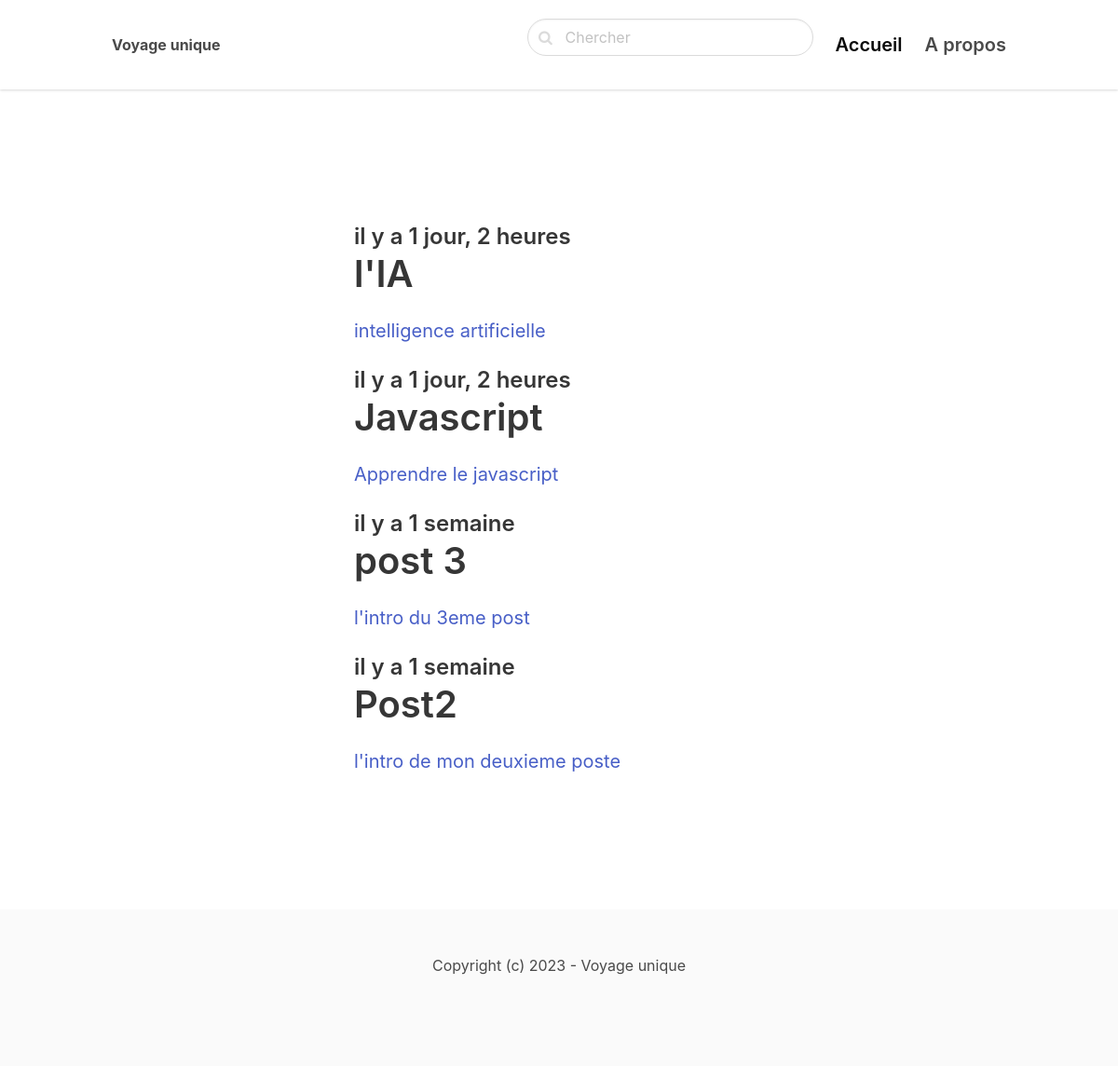
Before: / with the older database file.
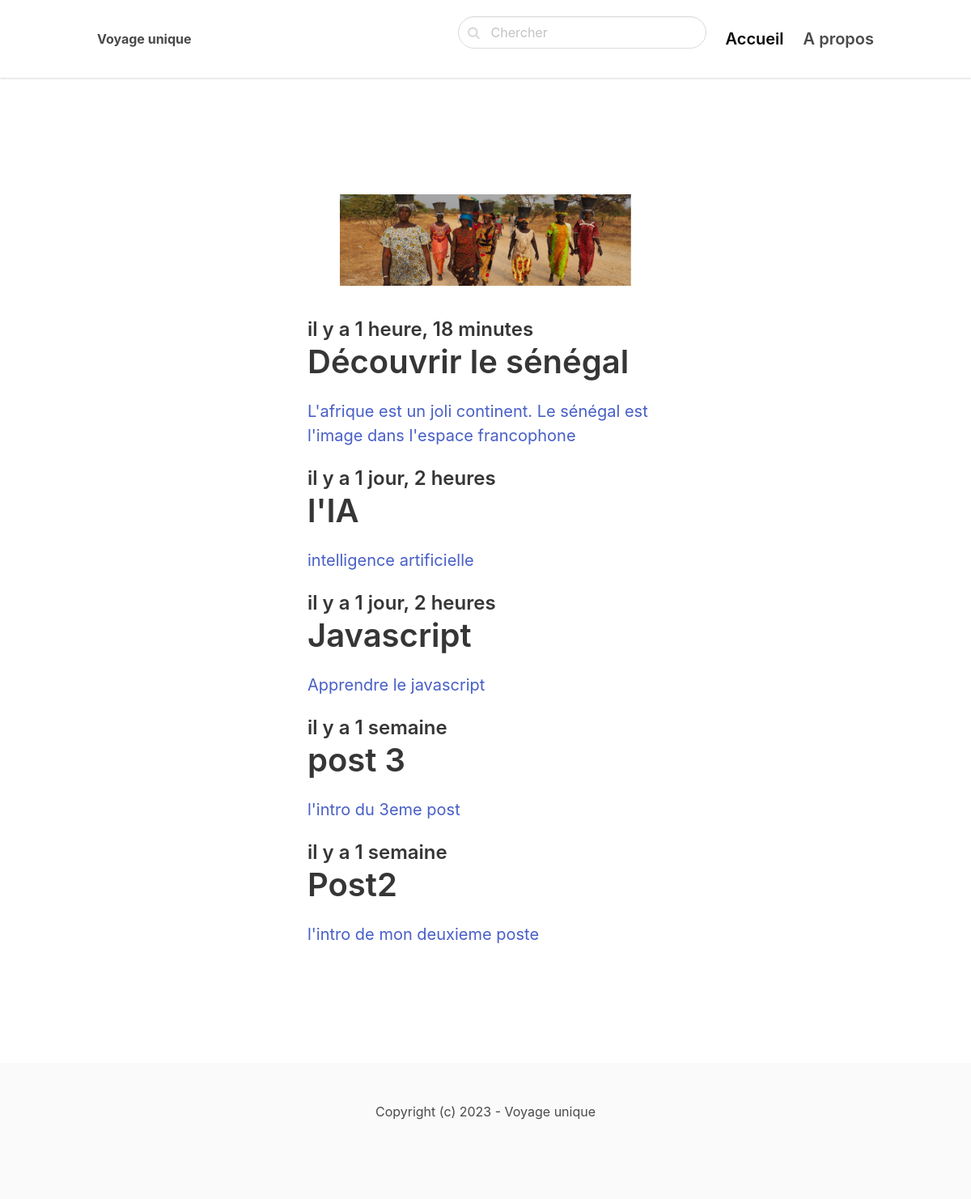
After: the same page with the newer database file.
### blog/models.py (models this page shows, shortened)
class Post(models.Model):
    ACTIVE='active'
    DRAFT='draft'
    CHOICES_STATUS= (
        (ACTIVE, "Actif"),
        (DRAFT, 'Inactif')
    )
    category= models.ForeignKey(Category, related_name='posts', on_delete=models.CASCADE)
    title=models.CharField(max_length=255)
    slug=models.SlugField()
    intro=models.TextField()
    body=models.TextField()
    created_at=models.DateTimeField(auto_now_add=True)
    status=models.CharField(max_length=10, choices=CHOICES_STATUS, default=ACTIVE)
    image=models.ImageField(upload_to='uploads/', blank=True, null=True)

### page/views.py (the view)
# urls.py: path("", frontpage, name='frontpage'),
def frontpage(request):
    posts = Post.objects.filter(status=Post.ACTIVE).order_by('-created_at')
    return render(request, 'page/frontpage.html', {'posts':posts})

### page/templates/page/frontpage.html
{% extends 'page/base.html'%}
 {% block content%}
    <section class="hero">
        <div class="hero-body">
            <div class="container">
                <section class="section">
                    <div class="columns">
                        <div class="column is-8 is-offset-2">
                         {% for post in posts%}
                            <div class="content is-medium">
                                <a href="{% url 'post_detail' post.category.slug post.slug %}">
                                    {% if post.image%}
                                        <figure class="image nb-6">
                                            <img src="{{post.image.url}}">
                                        </figure>
                                    {% endif %}
                                    <h2 class="subtitle is-4"> il y a {{ post.created_at|timesince }}</h2>
                                    <h1 class="title">{{post.title}}</h1>
                                    <p> {{post.intro}}</p>
                                </a>
                            </div>
                         {% endfor%}
                        </div>
                    </div>
                </section>
            </div>
        </div>
    </section>
 {% endblock %}

### page/templates/page/base.html (shortened to what this page needs)
<DOCTYPE html xmlns="http://www.w3.org/1999/html">
    <html>
        <head>
            <link rel="stylesheet" href="https://unpkg.com/bulma@0.9.2/css/bulma.min.css">
            <link href="https://stackpath.bootstrapcdn.com/font-awesome/4.7.0/css/font-awesome.min.css" rel="stylesheet">
        </head>
        <body>
            <nav class="navbar">
                <div class="container">
                    <div class="navbar-brand">
                        <a class="navbar-item" href="/">
                            <strong> Voyage unique </strong>
                        </a>
                    </div>
                    <div id="navbarMenu" class="navbar-menu">
                        <div class="navbar-end">
                            <div class="navbar-item">
                                <form method="get" action="{%url 'rechercher'%}">
                                    <div class="control has-icons-left">
                                        <input class="input is-rounded" name="q" type="text" placeholder="Chercher">
                                        <span class="icon is-left">
                                        </span>
                                    </div>
                                </form>
                            </div>
                            <a href="/" class="navbar-item is-active is-size-5 has-text-weight-semibold">
                                Accueil
                            </a>
                            <a href="{% url 'about' %}" class="navbar-item is-size-5 has-text-weight-semibold">
                                A propos
                            </a>
                        </div>
                    </div>
                </div>
            </nav>
            <div class="container">
                <section class="section">
                    {% block content %}
                    {% endblock %}
                </section>
            </div>
            <footer class="footer">
                <div class="content has-text-centered">
                    <p>
                        Copyright (c) 2023 - Voyage unique
                    </p>
                </div>
            </footer>
        </body>
    </html>

### page/templates/page/base.html (style rules this page uses)
nav.navbar { height: 6rem !important; box-shadow: 0 1px 3px 0 rgba(0, 0, 0, .1), 0 1px 2px 0 rgba(0, 0, 0, .06) !important; }

Changed rows visible on the page:
added Post: image (picture), created_at "1 heure, 18 minutes", title "Découvrir le sénégal", intro "L'afrique est un joli continent. Le sénégal est l'image dans l'espace francophone"
